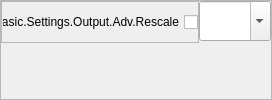
          <widget class="QFrame" name="frame_EncorderRescale">
           <property name="sizePolicy">
            <sizepolicy hsizetype="Preferred" vsizetype="Preferred">
             <horstretch>0</horstretch>
             <verstretch>0</verstretch>
            </sizepolicy>
           </property>
           <property name="minimumSize">
            <size>
             <width>0</width>
             <height>0</height>
            </size>
           </property>
           <property name="maximumSize">
            <size>
             <width>16777215</width>
             <height>16777215</height>
            </size>
           </property>
           <property name="frameShape">
            <enum>QFrame::StyledPanel</enum>
           </property>
           <property name="frameShadow">
            <enum>QFrame::Raised</enum>
           </property>
           <layout class="QFormLayout" name="formLayout_VideoEncoder_2">
            <property name="horizontalSpacing">
             <number>0</number>
            </property>
            <property name="verticalSpacing">
             <number>16</number>
            </property>
            <property name="leftMargin">
             <number>0</number>
            </property>
            <property name="topMargin">
             <number>0</number>
            </property>
            <property name="rightMargin">
             <number>0</number>
            </property>
            <property name="bottomMargin">
             <number>0</number>
            </property>
            <item row="0" column="0">
             <widget class="QFrame" name="frame_LabelEncorderRescale">
              <property name="minimumSize">
               <size>
                <width>198</width>
                <height>0</height>
               </size>
              </property>
              <property name="maximumSize">
               <size>
                <width>198</width>
                <height>16777215</height>
               </size>
              </property>
              <property name="frameShape">
               <enum>QFrame::StyledPanel</enum>
              </property>
              <property name="frameShadow">
               <enum>QFrame::Raised</enum>
              </property>
              <layout class="QHBoxLayout" name="horizontalLayout_4">
               <property name="spacing">
                <number>0</number>
               </property>
               <property name="leftMargin">
                <number>0</number>
               </property>
               <property name="topMargin">
                <number>0</number>
               </property>
               <property name="rightMargin">
                <number>0</number>
               </property>
               <property name="bottomMargin">
                <number>0</number>
               </property>
               <item>
                <widget class="QCheckBox" name="checkBox_AdvOutUseRescale">
                 <property name="sizePolicy">
                  <sizepolicy hsizetype="Preferred" vsizetype="Fixed">
                   <horstretch>0</horstretch>
                   <verstretch>0</verstretch>
                  </sizepolicy>
                 </property>
                 <property name="minimumSize">
                  <size>
                   <width>0</width>
                   <height>40</height>
                  </size>
                 </property>
                 <property name="maximumSize">
                  <size>
                   <width>196</width>
                   <height>40</height>
                  </size>
                 </property>
                 <property name="layoutDirection">
                  <enum>Qt::RightToLeft</enum>
                 </property>
                 <property name="text">
                  <string>Basic.Settings.Output.Adv.Rescale</string>
                 </property>
                </widget>
               </item>
               <item>
                <spacer name="horizontalSpacer">
                 <property name="orientation">
                  <enum>Qt::Horizontal</enum>
                 </property>
                 <property name="sizeHint" stdset="0">
                  <size>
                   <width>40</width>
                   <height>20</height>
                  </size>
                 </property>
                </spacer>
               </item>
              </layout>
             </widget>
            </item>
            <item row="0" column="1">
             <widget class="AFQCustomCombobox" name="comboBox_AdvOutRescale">
              <property name="sizePolicy">
               <sizepolicy hsizetype="Preferred" vsizetype="Preferred">
                <horstretch>0</horstretch>
                <verstretch>0</verstretch>
               </sizepolicy>
              </property>
              <property name="minimumSize">
               <size>
                <width>0</width>
                <height>40</height>
               </size>
              </property>
              <property name="maximumSize">
               <size>
                <width>16777215</width>
                <height>40</height>
               </size>
              </property>
              <property name="editable">
               <bool>true</bool>
              </property>
             </widget>
            </item>
           </layout>
          </widget>
